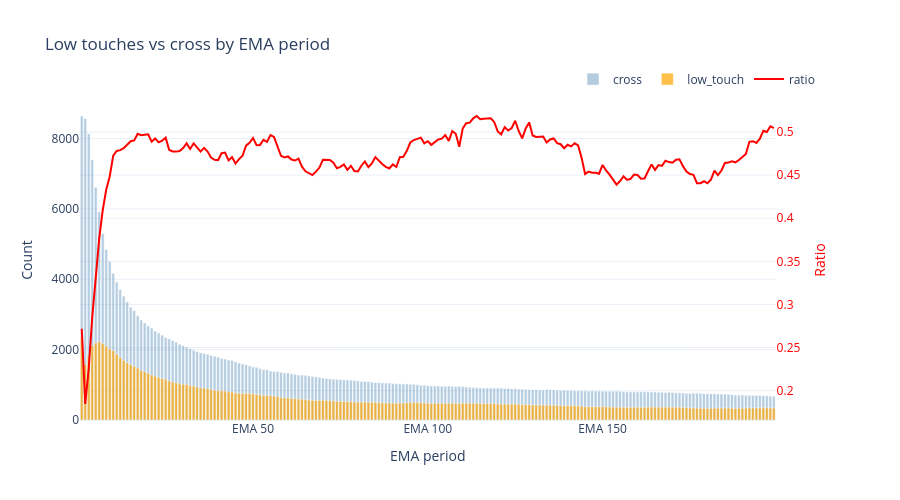

Source (notebook cell):
### Markdown cell above
Visualization of how often each EMA was touched vs crossed by candle Lows, plus their ratio.

Plots low_touch and cross as overlapping bars across all EMA periods, \
with the touch/cross ratio drawn as a red line on a secondary axis. \
Allows to see raw activity and the resistance ratio on one chart.

Result: a dual-axis chart
- bars for the raw counts
- a red line for the ratio

### Code cell
ratio = result["low_touch"] / result["cross"].replace(0, np.nan)

fig = make_subplots(specs=[[{"secondary_y": True}]])

fig.add_trace(
    go.Bar(x=result["ema"], y=result["cross"], name="cross",
           marker_color="steelblue", opacity=0.4),
    secondary_y=False,
)
fig.add_trace(
    go.Bar(x=result["ema"], y=result["low_touch"], name="low_touch",
           marker_color="orange", opacity=0.7),
    secondary_y=False,
)
fig.add_trace(
    go.Scatter(x=result["ema"], y=ratio, name="ratio",
               mode="lines", line=dict(color="red", width=2),
               hovertemplate="%{y:.3f}"),
    secondary_y=True,
)

fig.update_layout(
    title="Low touches vs cross by EMA period",
    barmode="overlay",
    template="plotly_white",
    height=500,
    hovermode="x unified",
    hoverlabel=dict(namelength=-1),
    legend=dict(orientation="h", yanchor="bottom", y=1.02, xanchor="right", x=1),
)
fig.update_xaxes(title_text="EMA period", tickprefix="EMA ")
fig.update_yaxes(title_text="Count", secondary_y=False)
fig.update_yaxes(title_text="Ratio", secondary_y=True, color="red")

fig.show()

### Figure 1 — Plotly figure (JSON) as saved in the notebook; plotly's stock layout.template omitted (floating-point values rounded to 4 significant figures; data arrays with more than 128 entries replaced by an {"elided": "..."} marker saying what was removed)
{"data": [{"marker": {"color": "steelblue"}, "name": "cross", "opacity": 0.4, "type": "bar", "x": {"elided": "199 int values"}, "xaxis": "x", "y": {"elided": "199 int values"}, "yaxis": "y"}, {"marker": {"color": "orange"}, "name": "low_touch", "opacity": 0.7, "type": "bar", "x": {"elided": "199 int values"}, "xaxis": "x", "y": {"elided": "199 int values"}, "yaxis": "y"}, {"hovertemplate": "%{y:.3f}", "line": {"color": "red", "width": 2}, "mode": "lines", "name": "ratio", "type": "scatter", "x": {"elided": "199 int values"}, "xaxis": "x", "y": {"elided": "199 float values"}, "yaxis": "y2"}], "layout": {"barmode": "overlay", "height": 500, "hoverlabel": {"namelength": -1}, "hovermode": "x unified", "legend": {"orientation": "h", "x": 1, "xanchor": "right", "y": 1.02, "yanchor": "bottom"}, "title": {"text": "Low touches vs cross by EMA period"}, "xaxis": {"anchor": "y", "domain": [0, 0.94], "tickprefix": "EMA ", "title": {"text": "EMA period"}}, "yaxis": {"anchor": "x", "domain": [0, 1], "title": {"text": "Count"}}, "yaxis2": {"anchor": "x", "color": "red", "overlaying": "y", "side": "right", "title": {"text": "Ratio"}}}}
